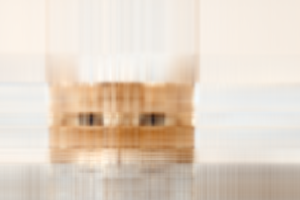
#> input picture img/matrix/cat_recon_10.png, 300 x 200 px, given in place of cat.jpg, which was not available
$ python cp_decompose_test.py
#> lines starting #> are read from the running program, lines starting #| are printed output that depends on the picture; long printed decimals are rounded; pictures that were not available may be replaced by others from this repository, and a replacement may not be noted
# %%
import numpy as np
from PIL import Image
import plotly.graph_objects as go
import pandas as pd


def tensor_mul(T: np.ndarray, X: np.ndarray, d: int) -> np.ndarray:
    """
    TENSOR_MUL: 张量与矩阵在第 d 个维度（1-based）相乘。
    - T: ndarray, 形状 (n1, n2, ..., nD)
    - X: ndarray, 形状 (n_d, m)，要求 X.shape[0] == T 在第 d 个维度的长度
    - d: int, 乘法维度（1-based，与 MATLAB 保持一致）

    返回:
    - M: ndarray，形状与 T 相同，只是第 d 个维度从 n_d 变为 m
    """
    if d < 1:
        raise ValueError("d 必须是从 1 开始的正整数（1-based）。")

    T = np.asarray(T)
    X = np.asarray(X)

    # 若 d 超过当前维度数，则按 MATLAB 行为在尾部补 1 维
    while T.ndim < d:
        T = T.reshape(T.shape + (1,))

    D = T.ndim
    d0 = d - 1  # 转为 0-based

    # 校验维度匹配
    if X.shape[0] != T.shape[d0]:
        raise ValueError(
            f"维度不匹配: X.shape[0]={X.shape[0]} 必须等于 T.shape[{d0}]={T.shape[d0]}"
        )

    # 置换：把第 d0 维移到最前 [d, 1..d-1, d+1..D]（0-based）
    axes = [d0] + [i for i in range(D) if i != d0]
    T_perm = np.transpose(T, axes)  # 形状: (n_d, ...)

    # 按 MATLAB：T = reshape(T, Xshape(1), [])
    T_mat = T_perm.reshape(T.shape[d0], -1)  # (n_d, prod(其他维度))

    # M = X' * T  => (m, n_d) @ (n_d, N) = (m, N)
    M_mat = X.T @ T_mat  # 形状 (m, N)

    # 恢复回张量：第一维变成 m
    Mshape = list(T_perm.shape)
    Mshape[0] = X.shape[1]  # m
    M_perm = M_mat.reshape(Mshape)

    # 逆置换：按 MATLAB [2:d, 1, d+1:D]（转 0-based：range(1,d) + [0] + range(d,D)）
    back_perm = list(range(1, d)) + [0] + list(range(d, D))
    M = np.transpose(M_perm, back_perm)
    return M


# 读取图像
img = Image.open("img/matrix/cat.jpg")
#> img is the input picture: PIL image 300x200 RGB; mean R, G, B 227.6, 213.2, 198.1
# resize to 600 * 400
img = img.resize((300, 200))

img = np.array(img)

a = np.random.randn(200, 1)
b = np.random.randn(300, 1)
c = np.random.randn(3, 1)

R = 200

A = []
B = []
C = []
L = []

X = img.copy().reshape(200, 300, 3)

X_low = 0
lam_ = 0

for r in range(R):
    for t in range(100):
        a = tensor_mul(tensor_mul(X, b, 2), c, 3).reshape(200, 1)
        b = tensor_mul(tensor_mul(X, a, 1), c, 3).reshape(300, 1)
        c = tensor_mul(tensor_mul(X, a, 1), b, 2).reshape(3, 1)

        lam = np.linalg.norm(a)

        a = a / np.linalg.norm(a)
        b = b / np.linalg.norm(b)
        c = c / np.linalg.norm(c)

        if lam - lam_ < 1e-6:
            A.append(a)
            B.append(b)
            C.append(c)
            L.append(lam)
            break
        lam_ = lam

    # create the rank-one tensor and sub it from X
    X_ = a.reshape(200, 1, 1) * b.reshape(1, 300, 1) * c.reshape(1, 1, 3) * lam
    X_low = X_low + X_
    X = X - X_

    print(np.linalg.norm(X))
#> this loop made 200 passes
#| 10753.407
#| 10720.349
#| 5702.703
#| 5624.169
#| 5084.143
#| 4887.569
#| 4420.667
#| 4330.044
#> (further printed lines are left out)
#> pass 1, in tensor_mul, `T_perm = np.transpose(T, axes)`:
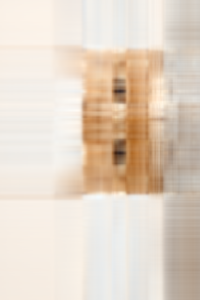
#> T_perm: shape (300, 200, 3); mean R, G, B 227.6, 213.2, 198.1
#> pass 1, in tensor_mul (call 3), `T_mat = T_perm.reshape(T.shape[d0], -1)`:
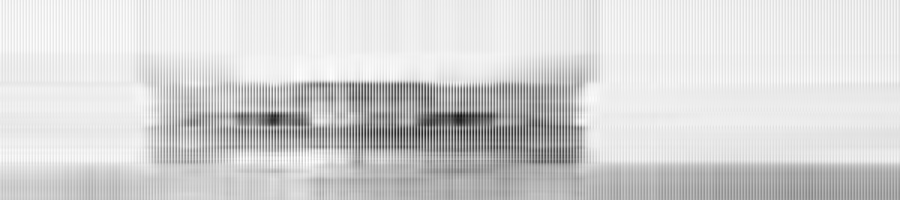
#> T_mat: shape (200, 900); min 17, max 255, mean 213
#> pass 1, `X_ = a.reshape(200, 1, 1) * b.reshape(1, 300, 1) * c.reshape(1, 1, 3) ..`:
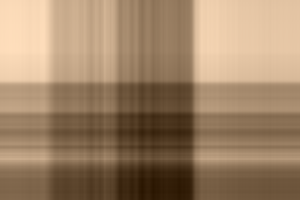
#> X_: shape (200, 300, 3) float64; mean of channels 0, 1, 2 226.6, 213.3, 199.3; drawn with min black and max white
#> after the loop:
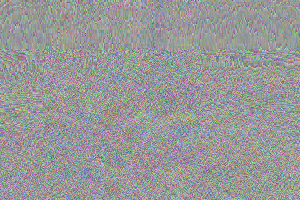
#> X: shape (200, 300, 3) float64; mean R, G, B -0.000479, 0.00362, 0.00406; drawn with min black and max white

# %%
# imshow X_low
fig = go.Figure()
fig.add_trace(go.Image(z=X_low))
fig.show()

# %%
# 将L从大到小排列，A，B，C也同步
L = np.array(L)
A = np.array(A)
B = np.array(B)
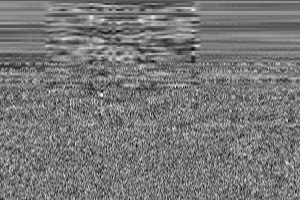
#> B: shape (200, 300, 1) float64; min -0.24, max 0.271, mean 0.000219; drawn with min black and max white
C = np.array(C)

indices = np.argsort(L)[::-1]
L = L[indices]
A = A[indices]
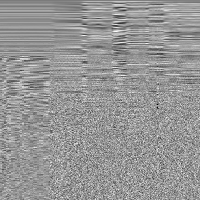
#> A: shape (200, 200, 1) float64; min -0.424, max 0.293, mean -0.00118; drawn with min black and max white
B = B[indices]
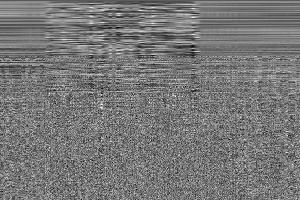
#> B: shape (200, 300, 1) float64; min -0.24, max 0.271, mean 0.000219; drawn with min black and max white
C = C[indices]

# %%
df = pd.DataFrame({"x": range(1, len(L) + 1), "lambda": L})
df.to_csv("code/matrix/cp_decompose_result.csv", index=False)

# %%
# 分别保存 10, 20, 50 对应的彩色图像，以及完整重构 X_low
ranks = [10, 20, 50]
for k in ranks:
    k = min(k, L.shape[0])
    X_save = np.zeros_like(X_low, dtype=float)
    for i in range(k):
        X_ = (
            A[i].reshape(200, 1, 1)
            * B[i].reshape(1, 300, 1)
            * C[i].reshape(1, 1, 3)
            * L[i]
        )
        X_save = X_save + X_

    X_save_clipped = np.clip(X_save, 0, 255).astype(np.uint8)
    Image.fromarray(X_save_clipped).save(f"code/matrix/cat_recon_{k}.png")

# 保存最终累计的低秩重构（如果需要）
# X_low_clipped = np.clip(X_low, 0, 255).astype(np.uint8)
# Image.fromarray(X_low_clipped).save("code/matrix/cat_recon_full.png")
